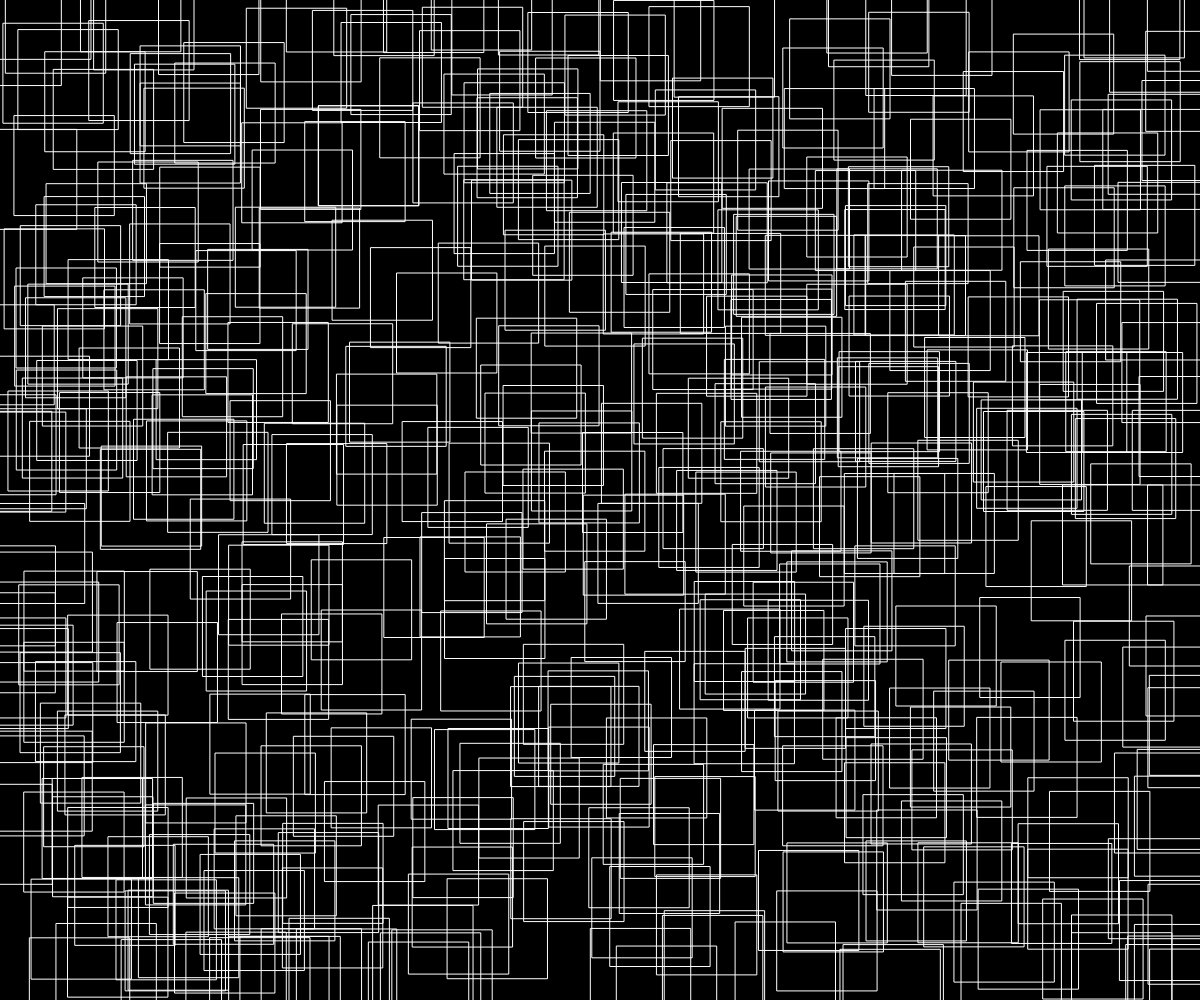
Frame 1 (no input)
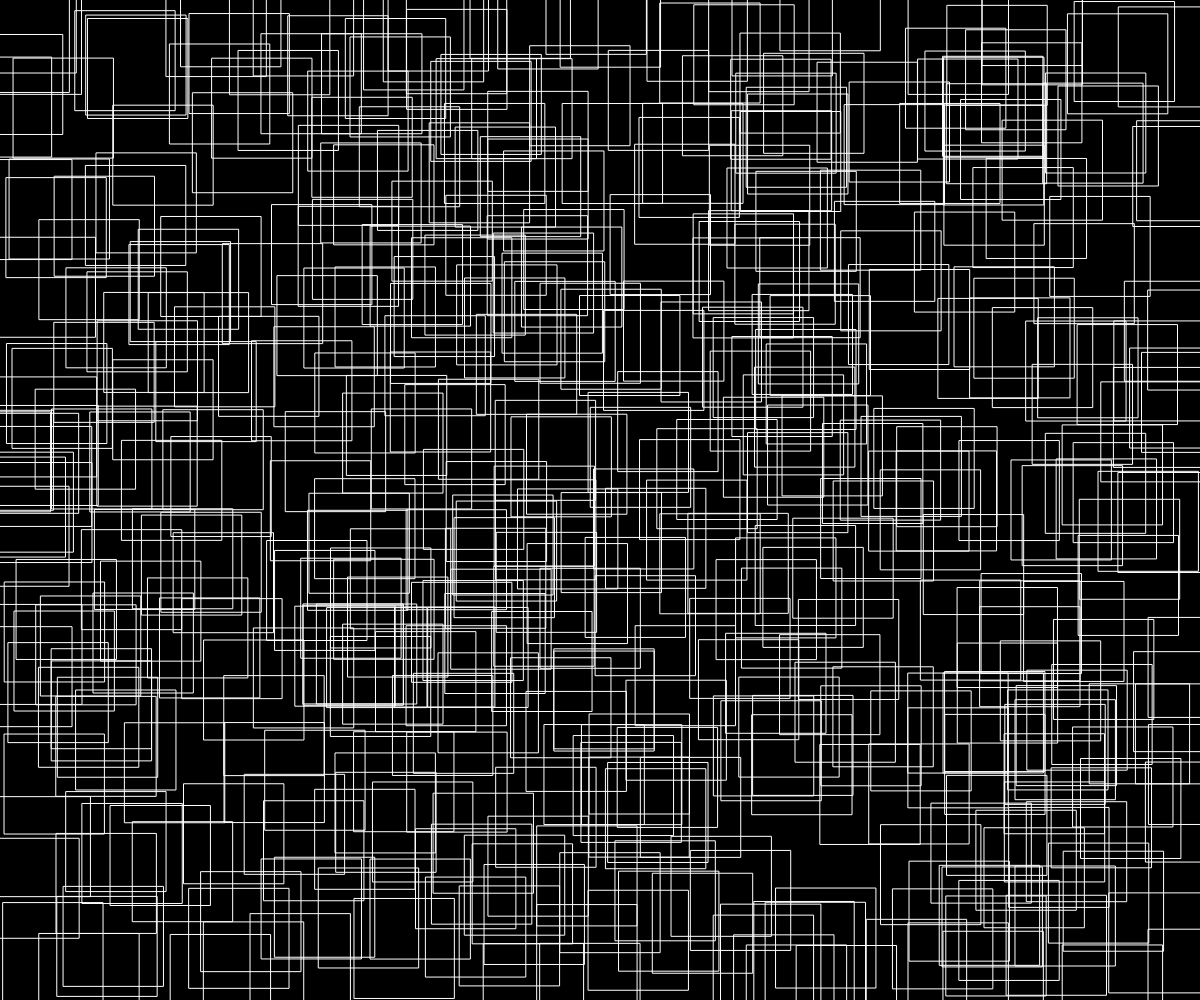
Frame 60 (no input)
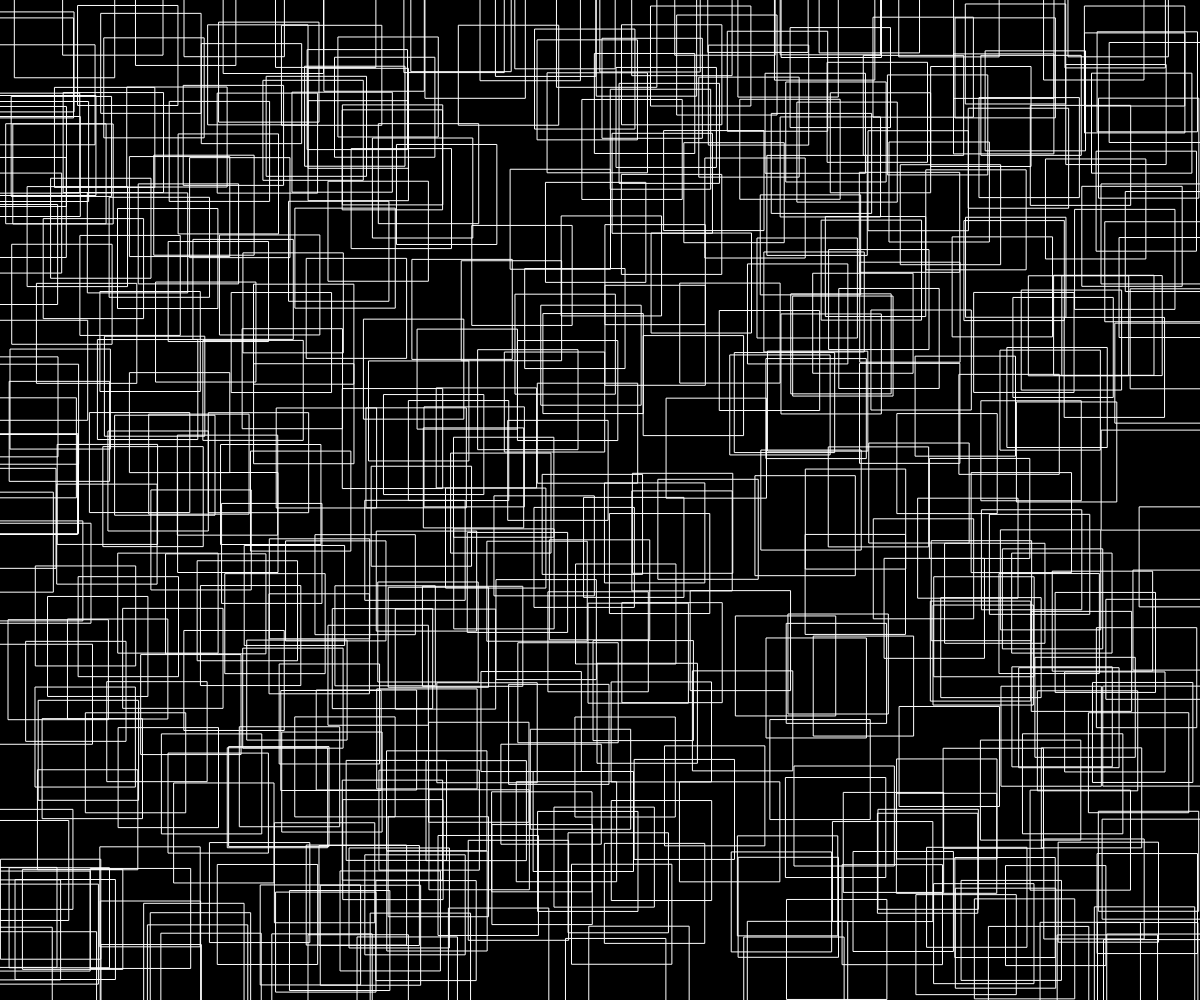
Frame 120 (the mouse pressed at the canvas centre since frame 60)

The p5.js sketch that drew these frames (run headless with seeded random() and noise() and a simulated clock; from frame 60 on, the mouse is pressed at the canvas centre):

// p5.js sketch
// ── sketch.js



function setup() {
  createCanvas(windowWidth, windowHeight);
  rectMode(CENTER);
  angleMode(DEGREES);
  noFill();
  stroke(255);
}

function draw() {
  background(0);
  
  for (let i = 0; i < 500; i++) {
    rect(random(width), random(height), 100);
  }

}

// ── sketch copy.js

let lrpMouseX, lrpMouseY;
let time = 0;

function setup() {
  createCanvas(windowWidth, windowHeight);
  rectMode(CENTER);
  angleMode(DEGREES);
  colorMode(HSB);
  noFill();
  stroke(255);
  lrpMouseX = 0;
  lrpMouseY = 0;
}

function draw() {
  background(0, 50);
  lrpMouseX = lerp(lrpMouseX, mouseX, 0.1);
  lrpMouseY = lerp(lrpMouseY, mouseY, 0.1);
  rect(lrpMouseX, lrpMouseY, 50);
  time += deltaTime;



  push();
    translate(width/2, height/2);
    for (let i = 0; i < (lrpMouseX / 50); i++) {
      stroke(i* 10, 100, 100);
      rotate(((height/2 - lrpMouseY)/20) + time/500);
      translate(lrpMouseY/40, lrpMouseY/30);
      scale(1.1);
      rect(0, 0, 100);
    }
  pop();


}
